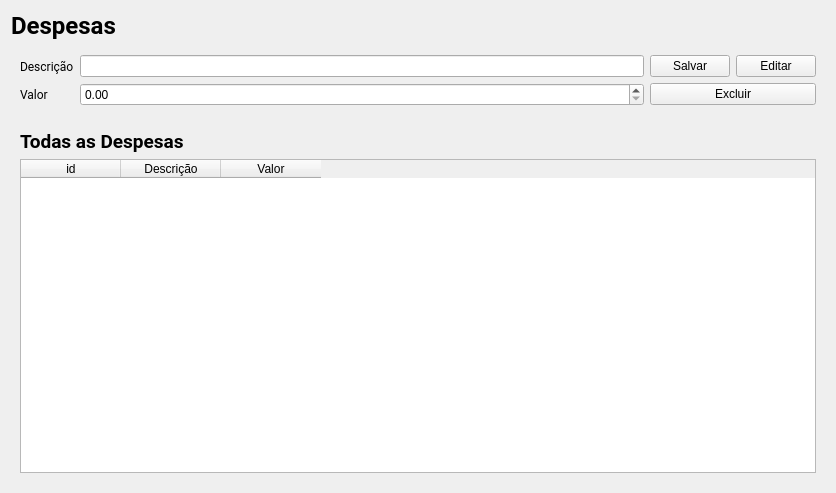
<?xml version="1.0" encoding="UTF-8"?>
<ui version="4.0">
 <class>Form</class>
 <widget class="QWidget" name="Form">
  <property name="geometry">
   <rect>
    <x>0</x>
    <y>0</y>
    <width>836</width>
    <height>493</height>
   </rect>
  </property>
  <property name="windowTitle">
   <string>Form</string>
  </property>
  <layout class="QVBoxLayout" name="verticalLayout_3">
   <item>
    <widget class="QLabel" name="label">
     <property name="font">
      <font>
       <family>Roboto</family>
       <pointsize>18</pointsize>
       <weight>75</weight>
       <bold>true</bold>
      </font>
     </property>
     <property name="text">
      <string>Despesas</string>
     </property>
    </widget>
   </item>
   <item>
    <widget class="QFrame" name="frame">
     <property name="frameShape">
      <enum>QFrame::NoFrame</enum>
     </property>
     <property name="frameShadow">
      <enum>QFrame::Raised</enum>
     </property>
     <layout class="QHBoxLayout" name="horizontalLayout_2">
      <item>
       <layout class="QFormLayout" name="formLayout">
        <item row="0" column="0">
         <widget class="QLabel" name="descriOLabel">
          <property name="font">
           <font>
            <family>Roboto</family>
            <pointsize>9</pointsize>
           </font>
          </property>
          <property name="text">
           <string>Descrição</string>
          </property>
         </widget>
        </item>
        <item row="0" column="1">
         <widget class="QLineEdit" name="descricao"/>
        </item>
        <item row="1" column="0">
         <widget class="QLabel" name="valorLabel">
          <property name="font">
           <font>
            <family>Roboto</family>
            <pointsize>9</pointsize>
           </font>
          </property>
          <property name="text">
           <string>Valor</string>
          </property>
         </widget>
        </item>
        <item row="1" column="1">
         <widget class="QDoubleSpinBox" name="valorDoubleSpinBox"/>
        </item>
       </layout>
      </item>
      <item>
       <layout class="QVBoxLayout" name="verticalLayout">
        <item>
         <layout class="QHBoxLayout" name="horizontalLayout">
          <item>
           <widget class="QPushButton" name="pushButton">
            <property name="text">
             <string>Salvar</string>
            </property>
           </widget>
          </item>
          <item>
           <widget class="QPushButton" name="pushButton_2">
            <property name="text">
             <string>Editar</string>
            </property>
           </widget>
          </item>
         </layout>
        </item>
        <item>
         <widget class="QPushButton" name="pushButton_3">
          <property name="text">
           <string>Excluir</string>
          </property>
         </widget>
        </item>
       </layout>
      </item>
     </layout>
    </widget>
   </item>
   <item>
    <widget class="QFrame" name="frame_2">
     <property name="frameShape">
      <enum>QFrame::NoFrame</enum>
     </property>
     <property name="frameShadow">
      <enum>QFrame::Raised</enum>
     </property>
     <layout class="QVBoxLayout" name="verticalLayout_2">
      <item>
       <widget class="QLabel" name="label_2">
        <property name="font">
         <font>
          <family>Roboto</family>
          <pointsize>14</pointsize>
          <weight>75</weight>
          <bold>true</bold>
         </font>
        </property>
        <property name="text">
         <string>Todas as Despesas</string>
        </property>
       </widget>
      </item>
      <item>
       <widget class="QTableWidget" name="tableWidget">
        <column>
         <property name="text">
          <string>id</string>
         </property>
        </column>
        <column>
         <property name="text">
          <string>Descrição</string>
         </property>
        </column>
        <column>
         <property name="text">
          <string>Valor</string>
         </property>
        </column>
       </widget>
      </item>
     </layout>
    </widget>
   </item>
  </layout>
 </widget>
 <resources/>
 <connections/>
</ui>
